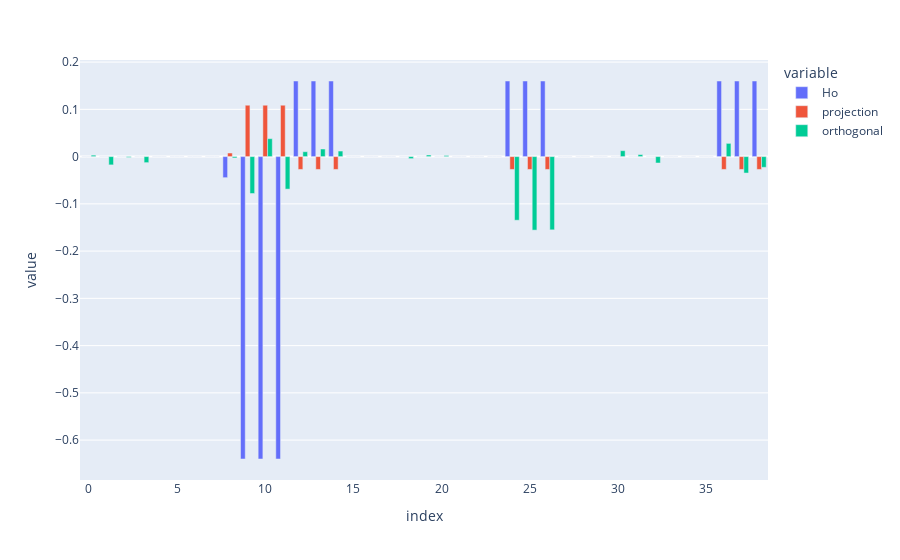

This figure's notebook cell:
### Markdown cell above
Now let's analyze how much of the error is usually associated to the temperature of the Hamiltonian and how much outside of it.

### Code cell
result = get_results("../scripts_lap/job_13_qasm")[0]
result = result.change_locality(2)
timestep=-1
Ho = np.real(result.coriginal*result.betas[timestep])
Hp = np.real(result.cfaulties[timestep])
DeltaH = Hp-Ho
projection = Ho * np.dot(Ho,DeltaH)/(np.linalg.norm(Ho)**2)
orthogonal = DeltaH - projection
assert np.abs(np.dot(orthogonal,Ho)) < 1e-8, f"The projection is {np.abs(np.dot(orthogonal,DeltaH))}"
print(f"Projecting the preparation hamiltonian, we get that the component parallel to Ho is {np.linalg.norm(projection)} and the orthogonal one is {np.linalg.norm(orthogonal)}")
print(f"The temperature of the original hamiltonian is {np.linalg.norm(Ho)} and that of the preparation is{np.linalg.norm(Hp)}")
px.bar(data_frame={"Ho":Ho,"projection":projection,"orthogonal":orthogonal},barmode="group",y=["Ho","projection","orthogonal"]).show()

### Figure 1 — Plotly figure (JSON) as saved in the notebook; plotly's stock layout.template omitted (floating-point values rounded to 4 significant figures)
{"data": [{"alignmentgroup": "True", "hovertemplate": "variable=Ho<br>index=%{x}<br>value=%{y}<extra></extra>", "legendgroup": "Ho", "marker": {"color": "#636efa", "pattern": {"shape": ""}}, "name": "Ho", "offsetgroup": "Ho", "orientation": "v", "showlegend": true, "textposition": "auto", "type": "bar", "x": [0, 1, 2, 3, 4, 5, 6, 7, 8, 9, 10, 11, 12, 13, 14, 15, 16, 17, 18, 19, 20, 21, 22, 23, 24, 25, 26, 27, 28, 29, 30, 31, 32, 33, 34, 35, 36, 37, 38], "xaxis": "x", "y": [0, 0, 0, 0, 0, 0, 0, 0, -0.04456, -0.64, -0.64, -0.64, 0.16, 0.16, 0.16, 0, 0, 0, 0, 0, 0, 0, 0, 0, 0.16, 0.16, 0.16, 0, 0, 0, 0, 0, 0, 0, 0, 0, 0.16, 0.16, 0.16], "yaxis": "y"}, {"alignmentgroup": "True", "hovertemplate": "variable=projection<br>index=%{x}<br>value=%{y}<extra></extra>", "legendgroup": "projection", "marker": {"color": "#EF553B", "pattern": {"shape": ""}}, "name": "projection", "offsetgroup": "projection", "orientation": "v", "showlegend": true, "textposition": "auto", "type": "bar", "x": [0, 1, 2, 3, 4, 5, 6, 7, 8, 9, 10, 11, 12, 13, 14, 15, 16, 17, 18, 19, 20, 21, 22, 23, 24, 25, 26, 27, 28, 29, 30, 31, 32, 33, 34, 35, 36, 37, 38], "xaxis": "x", "y": [0, 0, 0, 0, 0, 0, 0, 0, 0.00757, 0.1087, 0.1087, 0.1087, -0.02718, -0.02718, -0.02718, 0, 0, 0, 0, 0, 0, 0, 0, 0, -0.02718, -0.02718, -0.02718, 0, 0, 0, 0, 0, 0, 0, 0, 0, -0.02718, -0.02718, -0.02718], "yaxis": "y"}, {"alignmentgroup": "True", "hovertemplate": "variable=orthogonal<br>index=%{x}<br>value=%{y}<extra></extra>", "legendgroup": "orthogonal", "marker": {"color": "#00cc96", "pattern": {"shape": ""}}, "name": "orthogonal", "offsetgroup": "orthogonal", "orientation": "v", "showlegend": true, "textposition": "auto", "type": "bar", "x": [0, 1, 2, 3, 4, 5, 6, 7, 8, 9, 10, 11, 12, 13, 14, 15, 16, 17, 18, 19, 20, 21, 22, 23, 24, 25, 26, 27, 28, 29, 30, 31, 32, 33, 34, 35, 36, 37, 38], "xaxis": "x", "y": [0.003039, -0.01755, -0.001734, -0.01278, 0, 0, 0, 0, -0.002805, -0.07811, 0.03797, -0.06882, 0.01035, 0.01607, 0.01176, 0, 0, 0, -0.004323, 0.003372, 0.002373, 0, 0, 0, -0.1347, -0.1556, -0.155, 0, 0, 0, 0.01252, 0.004275, -0.01357, 0, 0, 0, 0.02801, -0.0348, -0.02271], "yaxis": "y"}], "layout": {"barmode": "group", "legend": {"title": {"text": "variable"}, "tracegroupgap": 0}, "margin": {"t": 60}, "xaxis": {"anchor": "y", "domain": [0, 1], "title": {"text": "index"}}, "yaxis": {"anchor": "x", "domain": [0, 1], "title": {"text": "value"}}}}
